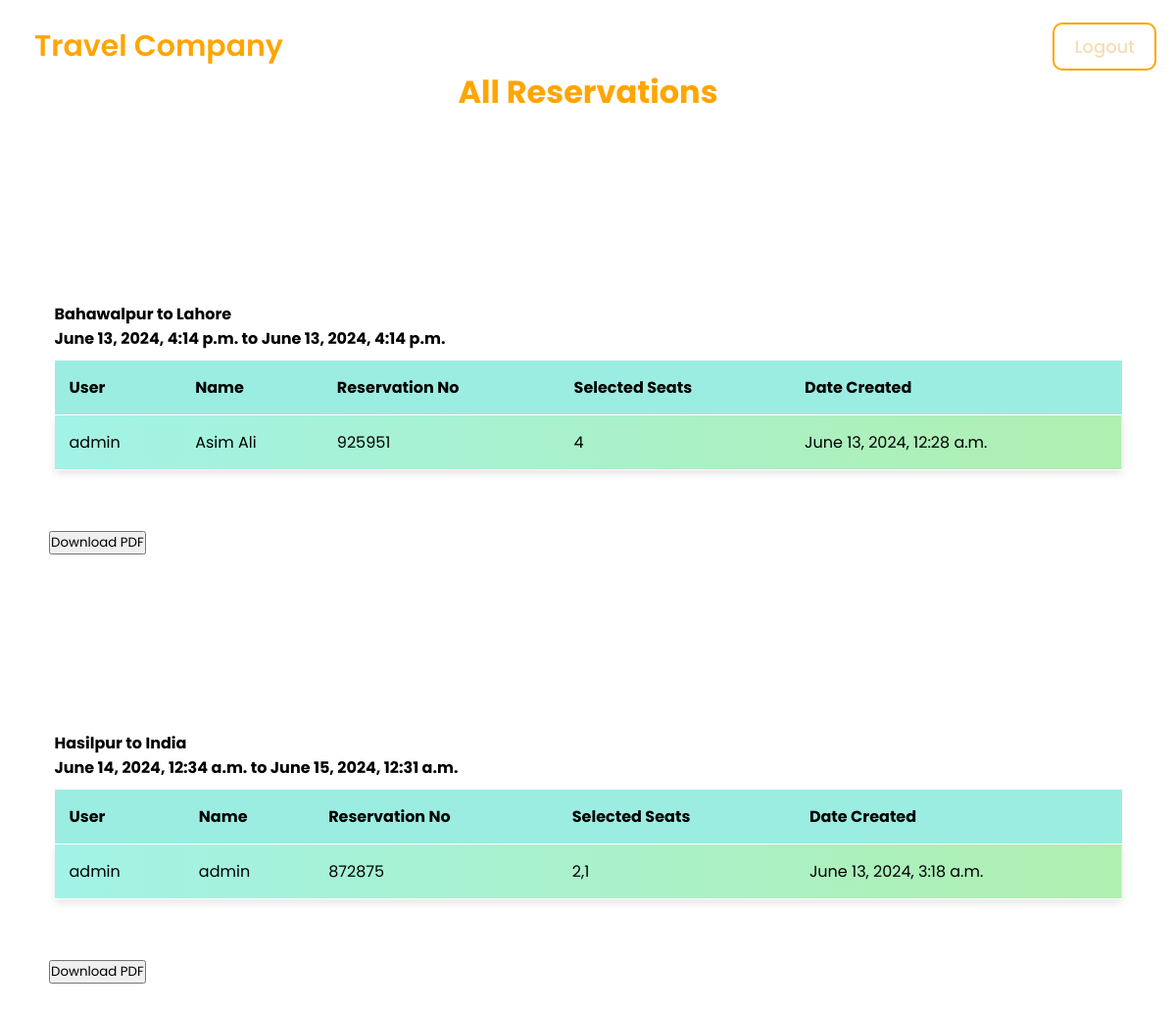
The app's page /bookings/reservation_history/ (signed in) with its own data.
### bookings/models.py (models this page shows, shortened)
class Trip(models.Model):
    departure = models.ForeignKey(City, related_name='departure_city', on_delete=models.CASCADE)
    departure_datetime = models.DateTimeField(default=timezone.now)
    destination = models.ForeignKey(City, related_name='destination_city', on_delete=models.CASCADE)
    arrival_datetime = models.DateTimeField(default=timezone.now)
    bus = models.ForeignKey(Bus, on_delete=models.CASCADE)
    fare = models.CharField(max_length=15, default='0')
    total_seats = models.IntegerField(default=49)
    available_seats = models.IntegerField(default=49)

class City(models.Model):
    city_name = models.CharField( max_length=50)
    def __str__(self):
        return self.city_name

class Reservations(models.Model):
    id = models.AutoField(primary_key=True)
    name = models.CharField(max_length=255)
    user = models.ForeignKey(User, on_delete=models.CASCADE, related_name='selected_user', default=1)
    trip = models.ForeignKey(Trip, on_delete=models.CASCADE, related_name='selected_trip', default=1)
    selected_seats = models.CharField(max_length=255, default='', blank=True)
    date_created = models.DateTimeField(default=timezone.now)
    date_updated = models.DateTimeField(auto_now=True)
    reservation_number = models.CharField(max_length=6, unique=True, editable=False, default=generate_reservation_number)

### bookings/views.py (the view)
# urls.py: path('reservation_history/', reservation_history, name='reservation_history'),
@login_required(login_url='custom_login')
def reservation_history(request):
    trips_with_reservations = Trip.objects.annotate(num_reservations=Count('selected_trip')).filter(num_reservations__gt=0)
    reservations_by_trip = {}
    for trip in trips_with_reservations:
        reservations = Reservations.objects.filter(trip=trip)
        reservations_by_trip[trip] = reservations
    is_authenticated = request.user.is_authenticated
    is_employee = request.user.profile.is_employee
    return render(
        request, 'bookings/history.html',
        {
            'reservations_by_trip': reservations_by_trip,
            'is_authenticated' : is_authenticated,
            'is_employee': is_employee
        }
    )

### templates/bookings/history.html (shortened to what this page needs)
{% extends "base/base.html" %}
{% block base %}
<body>
  <section>
    <h2>All Reservations</h2>
  </section>
  <div>
    {% for trip, reservations in reservations_by_trip.items %}
    <section style="padding-left:50px; padding-right:50px;">
      <section id="trip-table-{{ forloop.counter }}">
        <h4>{{ trip.departure }} to {{ trip.destination }} <br>
          {{ trip.departure_datetime }} to {{ trip.arrival_datetime }} <br>
        </h4>
        <table style="padding-left:50px; padding-right:50px;">
          <thead>
            <tr>
              <th>User</th>
              <th>Name</th>
              <th>Reservation No</th>
              <th>Selected Seats</th>
              <th>Date Created</th>
            </tr>
          </thead>
          <tbody>
            {% for reservation in reservations %}
            <tr>
              <td>{{ reservation.user }} </td>
              <td>{{ reservation.name }}</td>
              <td>{{ reservation.reservation_number }}</td>
              <td>{{ reservation.selected_seats }}</td>
              <td>{{ reservation.date_created }}</td>
            </tr>
            {% endfor %}
          </tbody>
        </table>
      </section>
      <button
        onclick="downloadPDF('trip-table-{{ forloop.counter }}', '{{ trip.departure }}', '{{ trip.departure_datetime }}', '{{ trip.destination }}')">Download
        PDF</button>
    </section>
    {% endfor %}
  </div>
</body>
{% endblock base %}

### templates/base/base.html (shortened to what this page needs)
<!DOCTYPE html>
<html lang="en">
  <head>
    <link rel="stylesheet" href="/static/style.css" />
    <link rel="stylesheet" href="https://cdnjs.cloudflare.com/ajax/libs/font-awesome/6.4.2/css/all.min.css" />
    <link href="https://cdn.jsdelivr.net/npm/boxicons@latest/css/boxicons.min.css" rel="stylesheet" />
  </head>
  <body>
    <nav class="navbar">
      <div class="content">
        {% if is_authenticated %}
        <div class="logo"><a href="{% url "bookings" %}">Travel Company</a></div>
        {% else %}
        <div class="logo"><a href="{% url "home" %}">Travel Company</a></div>
        {% endif %}
        <ul class="menu-list">
          {% if is_authenticated %}
          <li><a href="{% url 'home' %}" class="nav-account">Logout</a></li>
          {% endif %}
        </ul>
      </div>
    </nav>
    {% block base %}
    {% endblock base %}
  </body>
</html>

### static/style.css (style rules this page uses)
* { margin: 0; padding: 0; box-sizing: border-box; list-style: none; text-decoration: none; scroll-behavior: smooth; scroll-padding-top: 2rem; font-family: "Poppins", sans-serif; }
section { padding: 60px 0.5% }
h2 { padding-top: 10px; text-align: center; font-size: xx-large; color: orange; padding-bottom: 10px; }
.content { max-width: 1450px; margin: auto; }
.navbar { position: fixed; z-index: 5; width: 100%; padding: 25px 0; transition: all 0.3s ease; }
.navbar .content { display: flex; align-items: center; justify-content: space-between; }
.navbar .logo a { color: orange; font-size: 30px; font-weight: 600; text-decoration: none; }
.navbar .menu-list { display: inline-flex; }
.menu-list li { list-style: none; }
.menu-list li a { color: wheat; font-size: 18px; font-weight: 600; margin-left: 25px; text-decoration: none; transition: all 0.3s ease; }
.menu-list li .nav-account { color: wheat; font-size: 18px; font-weight: 500; margin-left: 25px; text-decoration: none; transition: all 0.3s ease; padding: 10px 20px; border: 2px solid orange; border-radius: 10px; }
table { width: 100%; border-collapse: collapse; margin-top: 10px; }
thead { background-color: #f2f2f2; }
th, td { border-bottom: 1px solid white; text-align: left; padding: 15px; }
th { background-color: rgba(61, 230, 204, 0.478); color: black; }
tbody tr { background: linear-gradient(to right, rgba(61, 230, 204, 0.478), rgba(85, 221, 85, 0.467)); box-shadow: 0 4px 8px rgba(0, 0, 0, 0.1); overflow: hidden; margin-bottom: 10px; }
@media only screen and (max-width: 1323px) { .navbar .logo a { margin-left: 35px; } }
@media only screen and (max-width: 1323px) { .navbar .menu-list { margin-right: 20px; } }

### records on screen
Trip: departure "Bahawalpur", destination "Lahore", departure_datetime "June 13, 2024, 4:14 p.m.", arrival_datetime "June 13, 2024, 4:14 p.m."
Reservations: user "admin", name "Asim Ali", reservation_number "925951", selected_seats "4", date_created "June 13, 2024, 12:28 a.m."
Trip: departure "Hasilpur", destination "India", departure_datetime "June 14, 2024, 12:34 a.m.", arrival_datetime "June 15, 2024, 12:31 a.m."
Reservations: user "admin", name "admin", reservation_number "872875", selected_seats "2,1", date_created "June 13, 2024, 3:18 a.m."
